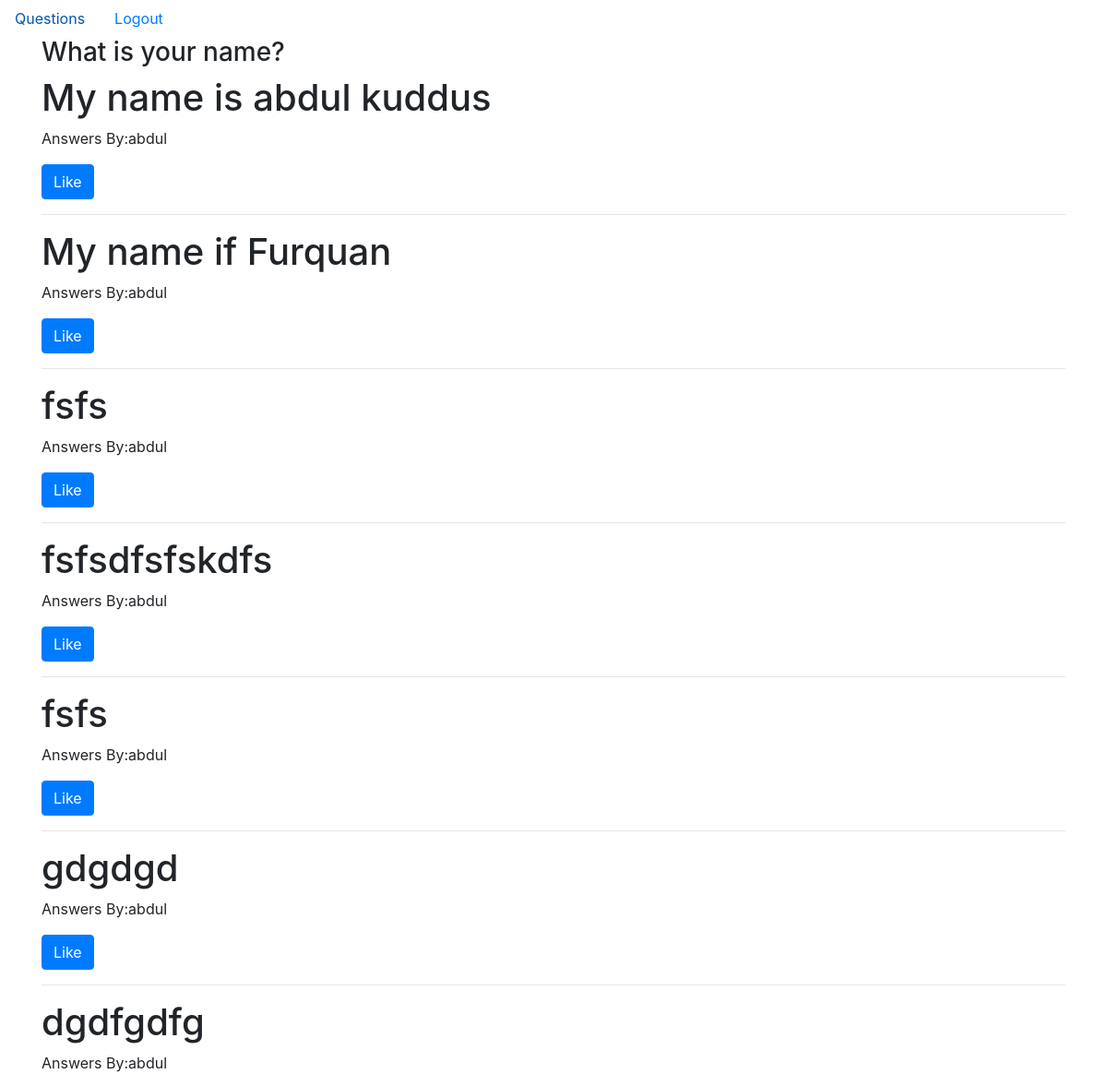
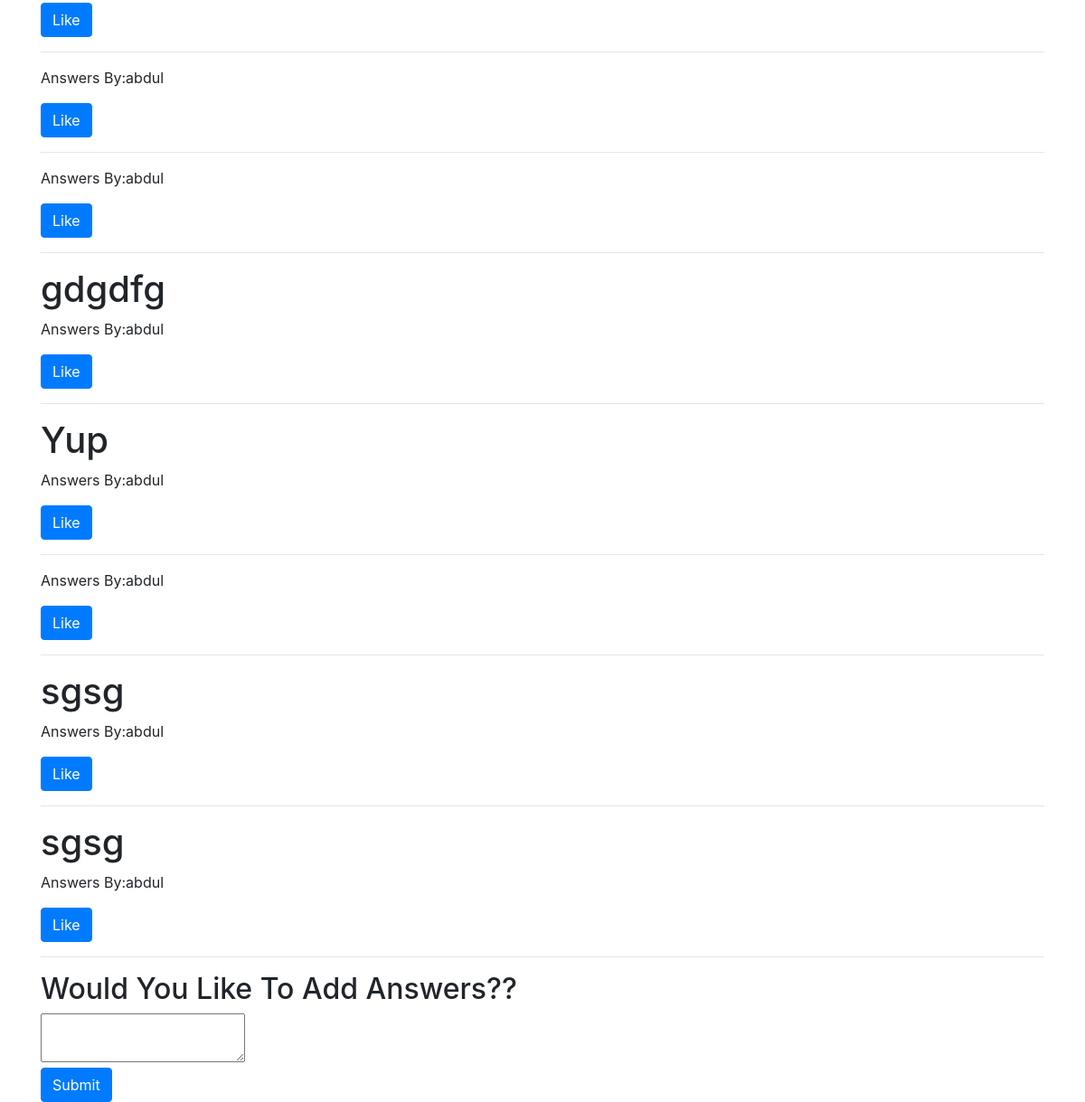
The app's page /1/details (signed in) with its own data (2 pictures, top to bottom).
### quora_clone/models.py (models this page shows, shortened)
class Questions(models.Model):
    question=models.TextField(blank=False,null=False)
    created_by=models.ForeignKey(User,null=True,blank=False,on_delete=models.CASCADE)
    @property
    def answers(self):
        return self.answers_set.all()

class Answers(models.Model):
    answer_id=models.ForeignKey('quora_clone.Questions',on_delete=models.CASCADE)
    answers=models.TextField(blank=True,null=True)
    likes=models.ManyToManyField(User,related_name="Like",blank=True)
    answers_by=models.ForeignKey(User,null=True,blank=False,on_delete=models.CASCADE)
    def __str__(self):
        return self.answers

### quora_clone/views.py (the view)
# urls.py: path('<int:id>/details',views.details,name="question_details"),
@login_required
def details(request,id=None):
    if 'add_answer':
        if request.method=="POST":
            form=request.POST
            answer_id=Questions.objects.get(id=id)
            answers_by=request.user
            messages.success(request,"Answer Added")
            Answers.objects.create(answer_id=answer_id,answers=form['answer'],answers_by=answers_by)
            return HttpResponse("Answer Added")
        else:
            all_questions=Questions.objects.get(id=id)
            return render(request,'details.html',{'all_questions':all_questions})
    elif 'like_id':
        return HttpResponse("Liked")

### templates/details.html (shortened to what this page needs)
{% extends "base.html" %}
{% block content %}
<nav class="nav">
  <a class="nav-link" href="{% url 'index' %}">Questions</a>
  <a class="nav-link" href="{% url 'user_login' %}">Logout</a>
</nav>
<div class="container">
    <form method="POST">
        <h3>{{all_questions.question}}</h3>
        {% for ans in all_questions.answers%}
            <h1>{{ans}}</h1>
            <p>Answers By:{{ans.answers_by}}</p>
            <button type="submit" name="like_id" class="btn btn-primary" value="{{all_questions.id}}">Like</button>
            <hr>
        {% empty %}
            <h3>No Answers availables</h3>
        {% endfor %}
        <h2>Would You Like To Add Answers??</h2>
            <textarea name="answer" required></textarea> <br>
            <button type="submit" class="btn btn-primary" name="add_answer" value="submit">Submit</button>
    </form>
</div>
{% endblock content %}

### templates/base.html (shortened to what this page needs)
<!doctype html>
<html lang="en">
  <head>
    <link rel="stylesheet" href="https://stackpath.bootstrapcdn.com/bootstrap/4.4.1/css/bootstrap.min.css">
  </head>
  <body>
  {% block content %}
   {% endblock content %}
  </body>
    </body>
</html>

### records on screen
Questions: question "What is your name?"
Answers: answers "My name is abdul kuddus", answers_by "abdul", {{ all_questions.id }} 1 (drawn)
Answers: answers "My name if Furquan", answers_by "abdul", {{ all_questions.id }} 1 (drawn)
Answers: answers "fsfs", answers_by "abdul", {{ all_questions.id }} 1 (drawn)
Answers: answers "fsfsdfsfskdfs", answers_by "abdul", {{ all_questions.id }} 1 (drawn)
Answers: answers "fsfs", answers_by "abdul", {{ all_questions.id }} 1 (drawn)
Answers: answers "gdgdgd", answers_by "abdul", {{ all_questions.id }} 1 (drawn)
Answers: answers "dgdfgdfg", answers_by "abdul", {{ all_questions.id }} 1 (drawn)
Answers: answers_by "abdul", {{ all_questions.id }} 1 (drawn)
Answers: answers_by "abdul", {{ all_questions.id }} 1 (drawn)
Answers: answers "gdgdfg", answers_by "abdul", {{ all_questions.id }} 1 (drawn)
Answers: answers "Yup", answers_by "abdul", {{ all_questions.id }} 1 (drawn)
Answers: answers_by "abdul", {{ all_questions.id }} 1 (drawn)
Answers: answers "sgsg", answers_by "abdul", {{ all_questions.id }} 1 (drawn)
Answers: answers "sgsg", answers_by "abdul", {{ all_questions.id }} 1 (drawn)
